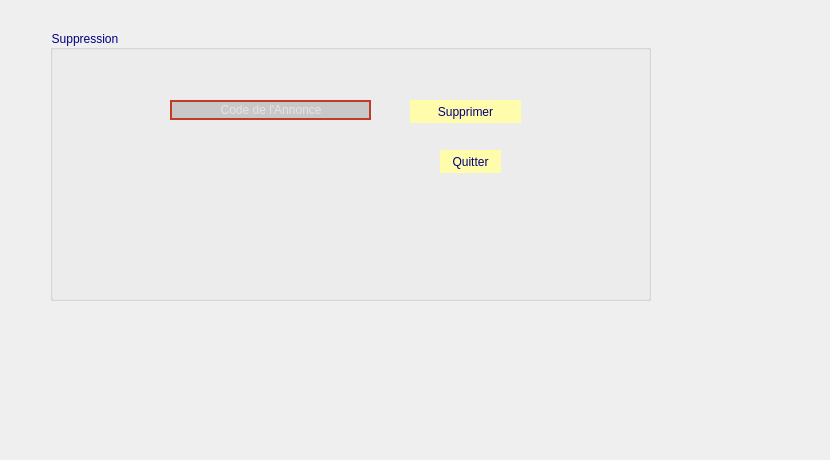
        <widget class="QWidget" name="tab_21">
         <attribute name="title">
          <string>Supprimer une Annonce</string>
         </attribute>
         <widget class="QLabel" name="label_55">
          <property name="geometry">
           <rect>
            <x>690</x>
            <y>340</y>
            <width>131</width>
            <height>111</height>
           </rect>
          </property>
          <property name="styleSheet">
           <string notr="true">image: url(:/128600931_1102401160197019_8051103514919619627_n.png);</string>
          </property>
          <property name="text">
           <string/>
          </property>
          <property name="pixmap">
           <pixmap>../../Downloads/128600931_1102401160197019_8051103514919619627_n.png</pixmap>
          </property>
          <property name="scaledContents">
           <bool>true</bool>
          </property>
          <property name="wordWrap">
           <bool>false</bool>
          </property>
          <property name="openExternalLinks">
           <bool>false</bool>
          </property>
         </widget>
         <widget class="QGroupBox" name="groupBox_5">
          <property name="geometry">
           <rect>
            <x>50</x>
            <y>30</y>
            <width>601</width>
            <height>271</height>
           </rect>
          </property>
          <property name="styleSheet">
           <string notr="true">color: rgb(0, 0, 127);
font: 75 10pt &quot;MS Shell Dlg 2&quot;;</string>
          </property>
          <property name="title">
           <string>Suppression</string>
          </property>
          <widget class="QLineEdit" name="codeSuppr">
           <property name="geometry">
            <rect>
             <x>120</x>
             <y>70</y>
             <width>201</width>
             <height>20</height>
            </rect>
           </property>
           <property name="styleSheet">
            <string notr="true"> QLineEdit
{
border:2px solid rgb(194, 59, 36);
border-radius:20px;
color:#FFF;
padding-left :20px;
padding-right :20px;
background-color:rgb(200, 200, 200);

}
QLineEdit:hover
{
border: 2px solid rgb(0,0,0);
background-color:rgb(115, 115, 115) ;
}
QLineEdit:focus
{
border:2px solid rgb(0,0,0);
background-color: rgb(121, 121, 121);
}</string>
           </property>
           <property name="placeholderText">
            <string>        Code de l'Annonce</string>
           </property>
           <property name="clearButtonEnabled">
            <bool>false</bool>
           </property>
          </widget>
          <widget class="QPushButton" name="pb_supprimer_an">
           <property name="geometry">
            <rect>
             <x>360</x>
             <y>70</y>
             <width>111</width>
             <height>23</height>
            </rect>
           </property>
           <property name="styleSheet">
            <string notr="true">QPushButton
{
background-color:rgb(255, 252, 172);
border-radius:15px;}
QPushButton:hover
{
color:#333;
background:#49ebff;
background:rgb(200, 200, 200);
}</string>
           </property>
           <property name="text">
            <string>Supprimer</string>
           </property>
          </widget>
          <widget class="QPushButton" name="pushButton_30">
           <property name="geometry">
            <rect>
             <x>390</x>
             <y>120</y>
             <width>61</width>
             <height>23</height>
            </rect>
           </property>
           <property name="styleSheet">
            <string notr="true">QPushButton
{
background-color:rgb(255, 252, 172);
border-radius:15px;}
QPushButton:hover
{
color:#333;
background:#49ebff;
background:rgb(200, 200, 200);
}</string>
           </property>
           <property name="text">
            <string>Quitter</string>
           </property>
          </widget>
         </widget>
        </widget>
